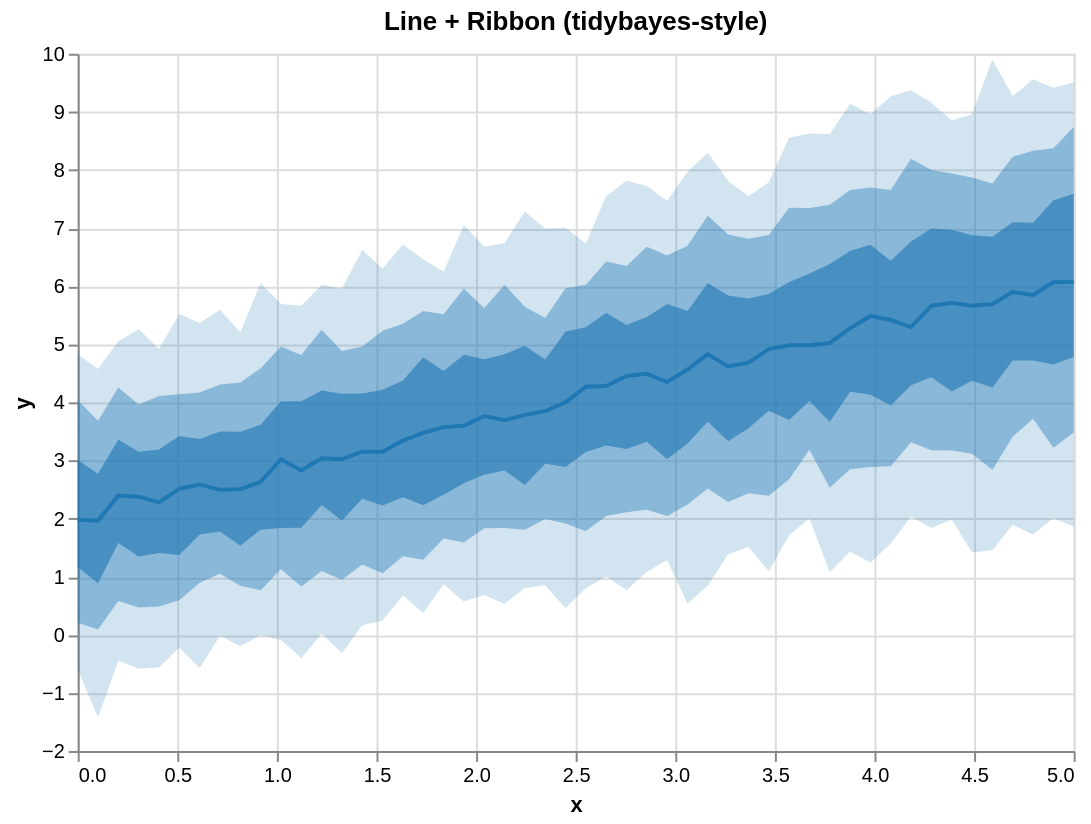

Here is the Vega-Lite specification saved for this chart:
### Vega-Lite specification from a JSON file in a GitHub repository (floating-point values rounded to 4 significant figures)
{"$schema": "https://vega.github.io/schema/vega-lite/v5.json", "height": 350, "layer": [{"encoding": {"x": {"field": "x", "type": "quantitative"}, "y2": {"field": "hi_0_95_"}, "y": {"field": "lo_0_95_", "title": "y", "type": "quantitative"}}, "mark": {"line": false, "fill": "#1f77b4", "type": "area", "opacity": 0.2}}, {"encoding": {"x": {"field": "x", "type": "quantitative"}, "y2": {"field": "hi_0_8_"}, "y": {"field": "lo_0_8_", "title": "y", "type": "quantitative"}}, "mark": {"line": false, "fill": "#1f77b4", "type": "area", "opacity": 0.4}}, {"encoding": {"x": {"field": "x", "type": "quantitative"}, "y2": {"field": "hi_0_5_"}, "y": {"field": "lo_0_5_", "title": "y", "type": "quantitative"}}, "mark": {"line": false, "fill": "#1f77b4", "type": "area", "opacity": 0.6}}, {"encoding": {"x": {"field": "x", "type": "quantitative"}, "y": {"field": "__median__", "type": "quantitative"}}, "mark": {"color": "#1f77b4", "strokeWidth": 2, "type": "line"}}], "data": {"values": [{"lo_0_8_": 0.2085, "lo_0_95_": -0.5964, "hi_0_8_": 4.042, "x": 0.0, "__median__": 1.98, "hi_0_5_": 3.008, "hi_0_95_": 4.835, "lo_0_5_": 1.168}, {"lo_0_8_": 0.09281, "lo_0_95_": -1.421, "hi_0_8_": 3.684, "x": 0.102, "__median__": 1.963, "hi_0_5_": 2.77, "hi_0_95_": 4.573, "lo_0_5_": 0.8887}, {"lo_0_8_": 0.5795, "lo_0_95_": -0.4486, "hi_0_8_": 4.256, "x": 0.2041, "__median__": 2.397, "hi_0_5_": 3.363, "hi_0_95_": 5.053, "lo_0_5_": 1.58}, {"lo_0_8_": 0.4675, "lo_0_95_": -0.5854, "hi_0_8_": 3.963, "x": 0.3061, "__median__": 2.375, "hi_0_5_": 3.152, "hi_0_95_": 5.26, "lo_0_5_": 1.348}, {"lo_0_8_": 0.4858, "lo_0_95_": -0.5628, "hi_0_8_": 4.112, "x": 0.4082, "__median__": 2.279, "hi_0_5_": 3.188, "hi_0_95_": 4.92, "lo_0_5_": 1.407}, {"lo_0_8_": 0.595, "lo_0_95_": -0.2238, "hi_0_8_": 4.14, "x": 0.5102, "__median__": 2.514, "hi_0_5_": 3.421, "hi_0_95_": 5.52, "lo_0_5_": 1.372}, {"lo_0_8_": 0.8942, "lo_0_95_": -0.5714, "hi_0_8_": 4.171, "x": 0.6122, "__median__": 2.588, "hi_0_5_": 3.37, "hi_0_95_": 5.366, "lo_0_5_": 1.727}, {"lo_0_8_": 1.053, "lo_0_95_": -0.01785, "hi_0_8_": 4.306, "x": 0.7143, "__median__": 2.494, "hi_0_5_": 3.498, "hi_0_95_": 5.595, "lo_0_5_": 1.777}, {"lo_0_8_": 0.8454, "lo_0_95_": -0.1958, "hi_0_8_": 4.344, "x": 0.8163, "__median__": 2.506, "hi_0_5_": 3.493, "hi_0_95_": 5.207, "lo_0_5_": 1.534}, {"lo_0_8_": 0.7677, "lo_0_95_": -0.008918, "hi_0_8_": 4.587, "x": 0.9184, "__median__": 2.631, "hi_0_5_": 3.617, "hi_0_95_": 6.057, "lo_0_5_": 1.808}, {"lo_0_8_": 1.134, "lo_0_95_": -0.09096, "hi_0_8_": 4.964, "x": 1.02, "__median__": 3.023, "hi_0_5_": 4.021, "hi_0_95_": 5.693, "lo_0_5_": 1.838}, {"lo_0_8_": 0.8306, "lo_0_95_": -0.4007, "hi_0_8_": 4.814, "x": 1.122, "__median__": 2.83, "hi_0_5_": 4.02, "hi_0_95_": 5.661, "lo_0_5_": 1.842}, {"lo_0_8_": 1.099, "lo_0_95_": 0.01593, "hi_0_8_": 5.249, "x": 1.224, "__median__": 3.037, "hi_0_5_": 4.205, "hi_0_95_": 6.027, "lo_0_5_": 2.234}, {"lo_0_8_": 0.9463, "lo_0_95_": -0.3127, "hi_0_8_": 4.885, "x": 1.327, "__median__": 3.022, "hi_0_5_": 4.149, "hi_0_95_": 5.954, "lo_0_5_": 1.966}, {"lo_0_8_": 1.211, "lo_0_95_": 0.164, "hi_0_8_": 4.964, "x": 1.429, "__median__": 3.152, "hi_0_5_": 4.154, "hi_0_95_": 6.625, "lo_0_5_": 2.342}, {"lo_0_8_": 1.058, "lo_0_95_": 0.246, "hi_0_8_": 5.233, "x": 1.531, "__median__": 3.15, "hi_0_5_": 4.218, "hi_0_95_": 6.298, "lo_0_5_": 2.223}, {"lo_0_8_": 1.351, "lo_0_95_": 0.677, "hi_0_8_": 5.355, "x": 1.633, "__median__": 3.342, "hi_0_5_": 4.375, "hi_0_95_": 6.717, "lo_0_5_": 2.365}, {"lo_0_8_": 1.29, "lo_0_95_": 0.3746, "hi_0_8_": 5.573, "x": 1.735, "__median__": 3.474, "hi_0_5_": 4.775, "hi_0_95_": 6.464, "lo_0_5_": 2.23}, {"lo_0_8_": 1.659, "lo_0_95_": 0.8717, "hi_0_8_": 5.518, "x": 1.837, "__median__": 3.574, "hi_0_5_": 4.539, "hi_0_95_": 6.25, "lo_0_5_": 2.41}, {"lo_0_8_": 1.588, "lo_0_95_": 0.5719, "hi_0_8_": 5.961, "x": 1.939, "__median__": 3.599, "hi_0_5_": 4.818, "hi_0_95_": 7.052, "lo_0_5_": 2.61}, {"lo_0_8_": 1.832, "lo_0_95_": 0.6842, "hi_0_8_": 5.621, "x": 2.041, "__median__": 3.764, "hi_0_5_": 4.745, "hi_0_95_": 6.68, "lo_0_5_": 2.754}, {"lo_0_8_": 1.837, "lo_0_95_": 0.5348, "hi_0_8_": 6.025, "x": 2.143, "__median__": 3.692, "hi_0_5_": 4.829, "hi_0_95_": 6.745, "lo_0_5_": 2.827}, {"lo_0_8_": 1.807, "lo_0_95_": 0.8042, "hi_0_8_": 5.645, "x": 2.245, "__median__": 3.786, "hi_0_5_": 4.976, "hi_0_95_": 7.287, "lo_0_5_": 2.576}, {"lo_0_8_": 1.992, "lo_0_95_": 0.8523, "hi_0_8_": 5.453, "x": 2.347, "__median__": 3.852, "hi_0_5_": 4.739, "hi_0_95_": 6.991, "lo_0_5_": 2.942}, {"lo_0_8_": 1.916, "lo_0_95_": 0.455, "hi_0_8_": 5.964, "x": 2.449, "__median__": 4.0, "hi_0_5_": 5.221, "hi_0_95_": 7.007, "lo_0_5_": 2.886}, {"lo_0_8_": 1.784, "lo_0_95_": 0.8026, "hi_0_8_": 6.023, "x": 2.551, "__median__": 4.27, "hi_0_5_": 5.292, "hi_0_95_": 6.732, "lo_0_5_": 3.145}, {"lo_0_8_": 2.043, "lo_0_95_": 1.004, "hi_0_8_": 6.426, "x": 2.653, "__median__": 4.283, "hi_0_5_": 5.545, "hi_0_95_": 7.551, "lo_0_5_": 3.257}, {"lo_0_8_": 2.109, "lo_0_95_": 0.7718, "hi_0_8_": 6.347, "x": 2.755, "__median__": 4.455, "hi_0_5_": 5.33, "hi_0_95_": 7.813, "lo_0_5_": 3.197}, {"lo_0_8_": 2.152, "lo_0_95_": 1.081, "hi_0_8_": 6.68, "x": 2.857, "__median__": 4.494, "hi_0_5_": 5.469, "hi_0_95_": 7.723, "lo_0_5_": 3.324}, {"lo_0_8_": 2.046, "lo_0_95_": 1.289, "hi_0_8_": 6.527, "x": 2.959, "__median__": 4.35, "hi_0_5_": 5.695, "hi_0_95_": 7.464, "lo_0_5_": 3.023}, {"lo_0_8_": 2.244, "lo_0_95_": 0.535, "hi_0_8_": 6.696, "x": 3.061, "__median__": 4.566, "hi_0_5_": 5.574, "hi_0_95_": 7.969, "lo_0_5_": 3.292}, {"lo_0_8_": 2.519, "lo_0_95_": 0.8495, "hi_0_8_": 7.212, "x": 3.163, "__median__": 4.83, "hi_0_5_": 6.053, "hi_0_95_": 8.299, "lo_0_5_": 3.666}, {"lo_0_8_": 2.284, "lo_0_95_": 1.387, "hi_0_8_": 6.888, "x": 3.265, "__median__": 4.619, "hi_0_5_": 5.841, "hi_0_95_": 7.809, "lo_0_5_": 3.33}, {"lo_0_8_": 2.436, "lo_0_95_": 1.516, "hi_0_8_": 6.816, "x": 3.367, "__median__": 4.684, "hi_0_5_": 5.79, "hi_0_95_": 7.549, "lo_0_5_": 3.556}, {"lo_0_8_": 2.391, "lo_0_95_": 1.093, "hi_0_8_": 6.882, "x": 3.469, "__median__": 4.918, "hi_0_5_": 5.867, "hi_0_95_": 7.791, "lo_0_5_": 3.857}, {"lo_0_8_": 2.677, "lo_0_95_": 1.715, "hi_0_8_": 7.352, "x": 3.571, "__median__": 4.983, "hi_0_5_": 6.074, "hi_0_95_": 8.555, "lo_0_5_": 3.695}, {"lo_0_8_": 3.183, "lo_0_95_": 2.002, "hi_0_8_": 7.345, "x": 3.673, "__median__": 4.985, "hi_0_5_": 6.218, "hi_0_95_": 8.629, "lo_0_5_": 4.025}, {"lo_0_8_": 2.532, "lo_0_95_": 1.074, "hi_0_8_": 7.4, "x": 3.776, "__median__": 5.023, "hi_0_5_": 6.38, "hi_0_95_": 8.619, "lo_0_5_": 3.663}, {"lo_0_8_": 2.848, "lo_0_95_": 1.434, "hi_0_8_": 7.656, "x": 3.878, "__median__": 5.277, "hi_0_5_": 6.605, "hi_0_95_": 9.14, "lo_0_5_": 4.181}, {"lo_0_8_": 2.886, "lo_0_95_": 1.245, "hi_0_8_": 7.698, "x": 3.98, "__median__": 5.488, "hi_0_5_": 6.712, "hi_0_95_": 8.96, "lo_0_5_": 4.13}, {"lo_0_8_": 2.9, "lo_0_95_": 1.57, "hi_0_8_": 7.655, "x": 4.082, "__median__": 5.418, "hi_0_5_": 6.439, "hi_0_95_": 9.271, "lo_0_5_": 3.946}, {"lo_0_8_": 3.314, "lo_0_95_": 2.037, "hi_0_8_": 8.195, "x": 4.184, "__median__": 5.297, "hi_0_5_": 6.771, "hi_0_95_": 9.372, "lo_0_5_": 4.296}, {"lo_0_8_": 3.175, "lo_0_95_": 1.838, "hi_0_8_": 8.001, "x": 4.286, "__median__": 5.664, "hi_0_5_": 6.995, "hi_0_95_": 9.159, "lo_0_5_": 4.434}, {"lo_0_8_": 3.172, "lo_0_95_": 1.983, "hi_0_8_": 7.938, "x": 4.388, "__median__": 5.709, "hi_0_5_": 6.971, "hi_0_95_": 8.856, "lo_0_5_": 4.189}, {"lo_0_8_": 3.114, "lo_0_95_": 1.418, "hi_0_8_": 7.869, "x": 4.49, "__median__": 5.665, "hi_0_5_": 6.876, "hi_0_95_": 8.959, "lo_0_5_": 4.372}, {"lo_0_8_": 2.841, "lo_0_95_": 1.457, "hi_0_8_": 7.766, "x": 4.592, "__median__": 5.692, "hi_0_5_": 6.85, "hi_0_95_": 9.904, "lo_0_5_": 4.256}, {"lo_0_8_": 3.407, "lo_0_95_": 1.894, "hi_0_8_": 8.226, "x": 4.694, "__median__": 5.898, "hi_0_5_": 7.101, "hi_0_95_": 9.271, "lo_0_5_": 4.723}, {"lo_0_8_": 3.717, "lo_0_95_": 1.721, "hi_0_8_": 8.332, "x": 4.796, "__median__": 5.848, "hi_0_5_": 7.094, "hi_0_95_": 9.561, "lo_0_5_": 4.719}, {"lo_0_8_": 3.22, "lo_0_95_": 2.011, "hi_0_8_": 8.372, "x": 4.898, "__median__": 6.067, "hi_0_5_": 7.478, "hi_0_95_": 9.417, "lo_0_5_": 4.65}, {"lo_0_8_": 3.482, "lo_0_95_": 1.862, "hi_0_8_": 8.74, "x": 5.0, "__median__": 6.077, "hi_0_5_": 7.592, "hi_0_95_": 9.506, "lo_0_5_": 4.78}]}, "title": "Line + Ribbon (tidybayes-style)", "width": 500}
